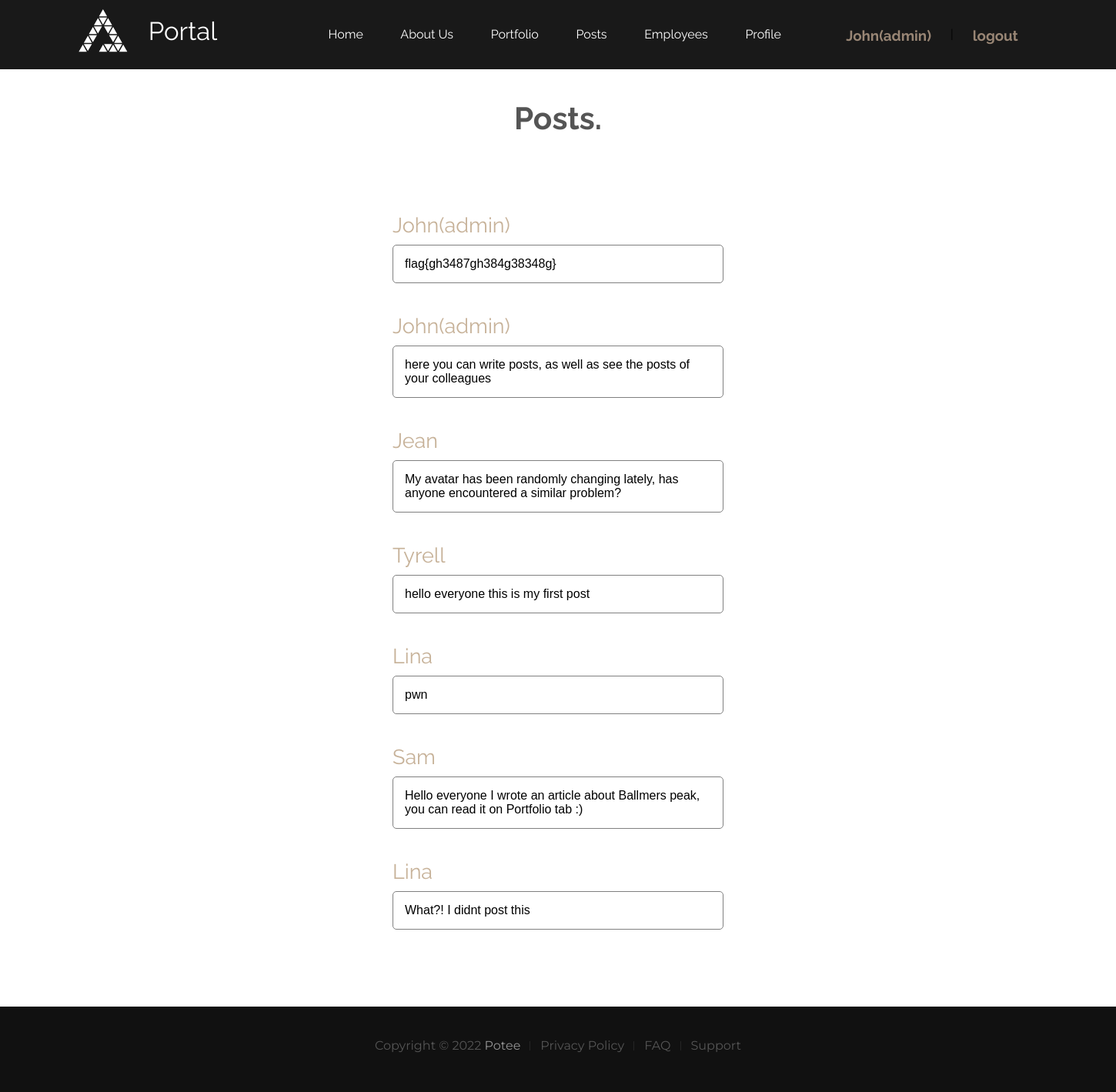
Page /portal/src/portal/posts/index.php (signed in) on the committed database.
### tables this page shows
CREATE TABLE `users_info` (
  `id` int UNSIGNED NOT NULL,
  `login` varchar(100) NOT NULL,
  `password` varchar(32) NOT NULL,
  `card` varchar(40)
);

CREATE TABLE `users_posts` (
  `id` int UNSIGNED NOT NULL,
  `post` text
);

### portal/src/portal/posts/index.php (the view, shortened to what this page needs)
<?php
	include '../non-account-redirect.php';
?>
<!DOCTYPE html>
<html>
<head>
	<link rel="stylesheet" type="text/css" href="../../css/main2.css">
</head>
<body>
	<?php
		include('../header.php');
	?>
	<div class="post-name">
		<h2>Posts.</h2>
	</div>
	<div class="posts-area">
		<?php
			$result = mysqli_query($mysql, "SELECT * FROM `users_posts`");
			$post = mysqli_fetch_assoc($result);
			$userId = $post['id'];
			$userResult = mysqli_query($mysql, "SELECT * FROM `users_info` WHERE `id` = '$userId'");
			$username = mysqli_fetch_assoc($userResult);
			if ($post == null) {
				echo("<div class='post-body'>there's nothing here</div>");
			}else{
				echo("<div class='post-username'><a href='#'>".$username['login']."</a></div><div class='post-body'>".$post['post']."</div>");
				while($row = mysqli_fetch_assoc($result)){
					$userId = $row['id'];
					$userResult = mysqli_query($mysql, "SELECT * FROM `users_info` WHERE `id` = '$userId'");
					$username = mysqli_fetch_assoc($userResult);
				    echo("<div class='post-username'><a href='#'>".$username['login']."</a></div><div class='post-body'>".$row['post']."</div>");
			    }
			}
		?>
	</div>
	<?php
		include('../footer.php');
	?>
</body>
</html>

### portal/src/portal/header.php (shortened to what this page needs)
<header class="headerOther">
			<div>
				<a href="/portal" class="logo logoOther">
			    <span class="logo-txt">Portal</span>
  				</a>
		  	</div>
		  	<nav>
		  		<ul class="menuOther">
		  			<li class="menu-link"> <a href="/portal/">Home </a></li>
		  			<li class="menu-link"> <a href="/portal/about/">About Us </a></li>
		  			<li class="menu-link"> <a href="/portal/portfolio">Portfolio </a></li>
		  			<li class="menu-link"> <a href="/portal/posts/">Posts </a></li>
		  			<li class="menu-link"> <a href="/portal/employees/">Employees </a></li>
		  			<li class="menu-link"> <a href="/portal/profile?id=<?php echo($_SESSION['account'])?>">Profile </a></li>
		  		</ul>
		  	</nav>
		  	<div class="account-other">
		  		<?php
		  			$id = $_SESSION['account'];
		  			$result = mysqli_query($mysql, "SELECT * FROM `users_info` WHERE `id` = '$id'");
					$user = mysqli_fetch_assoc($result);
					echo("<a href='/portal/profile?id=".$_SESSION['account']."'> <h3>".$user['login']."</h3></a> | <a class='logout' href='/portal/deauth.php'><h3>logout</h3></a>");
				?>
		  	</div>
		</header>

### portal/src/portal/footer.php
<footer class="footer2">
		<div class="footer2-block1">
			<div class="copyright-wrp">
				<p class="copyright">Copyright © 2022 <a class="footer2-block1-link" href="#">Potee</a></p>
			</div>
			<div class="policy-wrp">
				<a href="#" class="policy">Privacy Policy</a>
			</div>
			<div class="faq-wrp">
				<a href="#" class="faq">faq</a>
			</div>
			<div>
				<a href="#" class="support">Support</a>
			</div>
		</div>
	</footer>

### portal/src/css/main2.css (style rules this page uses)
* { margin: 0; padding: 0; box-sizing: border-box; }
html { overflow-x: hidden; }
body { margin: 0 auto; width: 100%; font-family: arial; }
header { display: flex; justify-content: center; }
.logo { display: flex; justify-content: space-between; align-items: center; width: 180px; text-decoration: none; color: #fff; margin: 40px 0 0 0; }
.logo-icon { fill: #fff; }
.logo-txt { font-family: raleway, arial, sans-serif; font-size: 33px; }
.menu-link { list-style-type: none; }
.menu-link a { text-decoration: none; color: #ffffff; }
.footer2 { min-height: 111px; width: 100%; background-color: #111111; display: flex; justify-content: center; }
.footer2-block1 { display: flex; padding: 41px 0 0 0; }
.copyright { color: #555555; font-family: 'Montserrat', sans-serif; }
.footer2-block1-link { text-decoration: none; color: #959595; }
.copyright-wrp { display: flex; }
.copyright-wrp:after { content: ""; display: block; height: 12px; width: 1px; background-color: #252525; margin: 4px 13px 0 12px; }
.policy { color: #555555; font-family: 'Montserrat', sans-serif; text-decoration: none; }
.policy-wrp { display: flex; }
.policy-wrp:after { content: ""; display: block; height: 12px; width: 1px; background-color: #252525; margin: 4px 13px 0 12px; }
.faq { color: #555555; font-family: 'Montserrat', sans-serif; text-transform: uppercase; text-decoration: none; }
.faq-wrp { display: flex; }
.faq-wrp:after { content: ""; display: block; height: 12px; width: 1px; background-color: #252525; margin: 4px 13px 0 12px; }
.support { color: #555555; font-family: 'Montserrat', sans-serif; text-decoration: none; }
.headerOther { background-color: #191919; width: 100%; }
.logoOther { padding: 0 0 50px 0; height: 50px; }
.menuOther { display: flex; flex-wrap: wrap; justify-content: space-around; padding: 0; width: 637px; margin: 35px 0 0 120px; font-family: 'Raleway', sans-serif; }
.account-other { margin: 35px 0 0 60px; font-family: 'Raleway', sans-serif; display: flex; justify-content: space-around; }
.account-other a { list-style-type: none; text-decoration: none; color: #998675; margin: 0 25px 0 0; }
.logout { font-family: 'Raleway', sans-serif; padding: 0 0 0 25px; }
.post-name { display: flex; justify-content: center; margin-top: 40px; color: #555555; font-family: 'Raleway', sans-serif; font-size: 27px; }
.posts-area { justify-content: center; margin: 100px 0 100px 0; }
.post-username { width: 430px; margin: auto; }
.post-username a { font-family: 'Raleway', sans-serif; font-size: 27px; color: #c7b299; text-decoration: none; }
.post-body { padding: 15px; min-height: 50px; width: 430px; margin: 10px auto; margin-bottom: 40px; border: 1px solid gray; border-radius: 5px; }

### rows in the picture
users_info: login "John(admin)"
users_posts: post "flag{gh3487gh384g38348g}"
users_posts: users_info.login "John(admin)", post "here you can write posts, as well as see the posts of your colleagues"
users_posts: users_info.login "Jean", post "My avatar has been randomly changing lately, has anyone encountered a similar problem?"
users_posts: users_info.login "Tyrell", post "hello everyone this is my first post"
users_posts: users_info.login "Lina", post "pwn"
users_posts: users_info.login "Sam", post "Hello everyone I wrote an article about Ballmers peak, you can read it on Portfolio tab :)"
users_posts: users_info.login "Lina", post "What?! I didnt post this"
